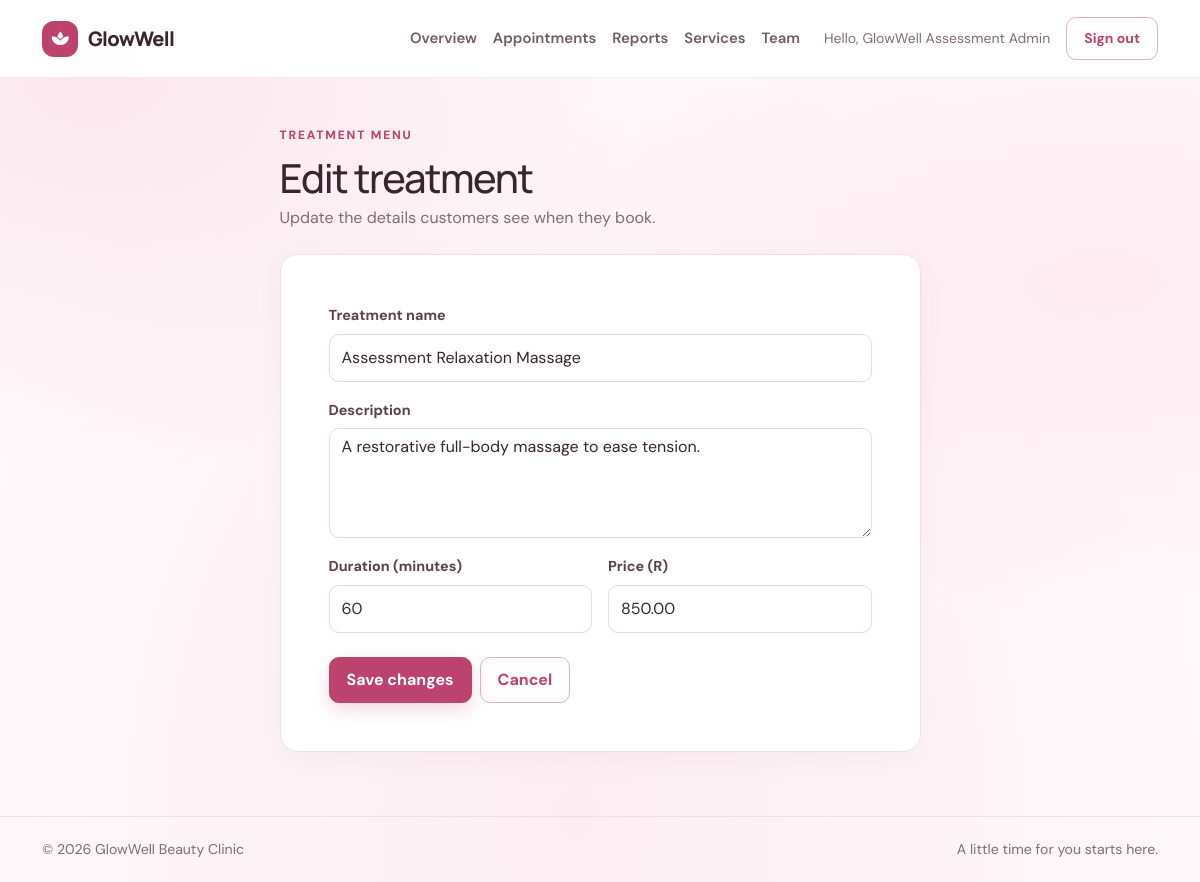
Page /admin/edit_service.php?id=2 (signed in) on the committed database.
### tables this page shows
CREATE TABLE IF NOT EXISTS services (
    service_id INT NOT NULL AUTO_INCREMENT,
    service_name VARCHAR(100) NOT NULL,
    description TEXT NULL,
    duration SMALLINT UNSIGNED NOT NULL,
    price DECIMAL(10, 2) NOT NULL,
    PRIMARY KEY (service_id),
    CONSTRAINT chk_services_duration CHECK (duration > 0),
    CONSTRAINT chk_services_price CHECK (price > 0)
);

### admin/edit_service.php (the view, shortened to what this page needs)
<?php
require "../config/db.php";
$serviceId = filter_var($_GET["id"] ?? "", FILTER_VALIDATE_INT);
$stmt = $pdo->prepare("SELECT * FROM services WHERE service_id = ?");
$stmt->execute([$serviceId]);
$service = $stmt->fetch(PDO::FETCH_ASSOC);
include "../includes/header.php";
?>
<div class="row justify-content-center">
    <div class="col-lg-8 col-xl-7">
        <div class="mb-4">
            <span class="eyebrow">Treatment menu</span>
            <h1 class="mt-2 mb-1">Edit treatment</h1>
            <p class="text-muted mb-0">Update the details customers see when they book.</p>
        </div>
        <section class="card p-4 p-lg-5">
            <form method="post" action="edit_service.php?id=<?= (int) $serviceId ?>">
                <div class="mb-3">
                    <label class="form-label" for="service_name">Treatment name</label>
                    <input class="form-control" id="service_name" name="service_name" type="text" maxlength="100" value="<?= htmlspecialchars($_POST["service_name"] ?? $service["service_name"], ENT_QUOTES, "UTF-8") ?>" required>
                </div>
                <div class="mb-3">
                    <label class="form-label" for="description">Description</label>
                    <textarea class="form-control" id="description" name="description" rows="4"><?= htmlspecialchars($_POST["description"] ?? $service["description"], ENT_QUOTES, "UTF-8") ?></textarea>
                </div>
                <div class="row g-3 mb-4">
                    <div class="col-sm-6">
                        <label class="form-label" for="duration">Duration (minutes)</label>
                        <input class="form-control" id="duration" name="duration" type="number" min="1" value="<?= htmlspecialchars($_POST["duration"] ?? (string) $service["duration"], ENT_QUOTES, "UTF-8") ?>" required>
                    </div>
                    <div class="col-sm-6">
                        <label class="form-label" for="price">Price (R)</label>
                        <input class="form-control" id="price" name="price" type="number" min="0.01" step="0.01" value="<?= htmlspecialchars($_POST["price"] ?? (string) $service["price"], ENT_QUOTES, "UTF-8") ?>" required>
                    </div>
                </div>
                <div class="d-flex flex-column flex-sm-row gap-2">
                    <button class="btn btn-primary" type="submit">Save changes</button>
                    <a class="btn btn-outline-primary" href="services.php">Cancel</a>
                </div>
            </form>
        </section>
    </div>
</div>
<?php include "../includes/footer.php"; ?>

### assets/css/style.css (style rules this page uses)
:root { --ink: #39252e; --muted: #806c75; --accent: #bd426d; --accent-dark: #9f3459; --accent-light: #fff0f4; --cream: #fff9fb; --line: #f0dfe5; --peach: #f8dce5; --shadow: 0 18px 50px rgba(89, 40, 59, 0.1); }
* { box-sizing: border-box; }
body { margin: 0; background: radial-gradient(ellipse at 8% 8%, rgba(248, 220, 229, 0.62), transparent 34rem), radial-gradient(ellipse at 92% 32%, rgba(255, 231, 239, 0.72), transparent 38rem), radial-gradient(ellipse at 48% 92%, rgba(248, 220, 229, 0.38), transparent 42rem), var(--cream); background-attachment: fixed; color: var(--ink); font-family: "DM Sans", "Segoe UI", sans-serif; -webkit-font-smoothing: antialiased; }
h1, h2, h3, h4, h5, .navbar-brand { font-family: "Manrope", "Segoe UI", sans-serif; letter-spacing: -0.035em; }
a { color: var(--accent); }
.btn { border-radius: 10px; padding: 10px 17px; font-weight: 700; transition: transform 160ms ease, box-shadow 160ms ease, background-color 160ms ease; }
.btn-primary { border-color: var(--accent); background: var(--accent); box-shadow: 0 7px 18px rgba(189, 66, 109, 0.2); }
.btn-outline-primary { border-color: #e6afc1; color: var(--accent); }
.card { border: 1px solid var(--line); border-radius: 18px; background: #fff; box-shadow: 0 8px 28px rgba(89, 40, 59, 0.045); }
.form-label { margin-bottom: 7px; color: #5b414c; font-size: 0.9rem; font-weight: 700; }
.form-control, .form-select { min-height: 48px; border-color: #ead8df; border-radius: 10px; background-color: #fff; color: var(--ink); }
.form-control::placeholder { color: #aa98a0; }
.eyebrow { color: var(--accent); font-size: 0.75rem; font-weight: 800; letter-spacing: 0.15em; text-transform: uppercase; }
.text-muted, .text-secondary { color: var(--muted) !important; }

### rows in the picture
services: service_name "Assessment Relaxation Massage", description "A restorative full-body massage to ease tension.", duration "60", price "850.00"

### other values in the picture
$userName "GlowWell Assessment Admin"
